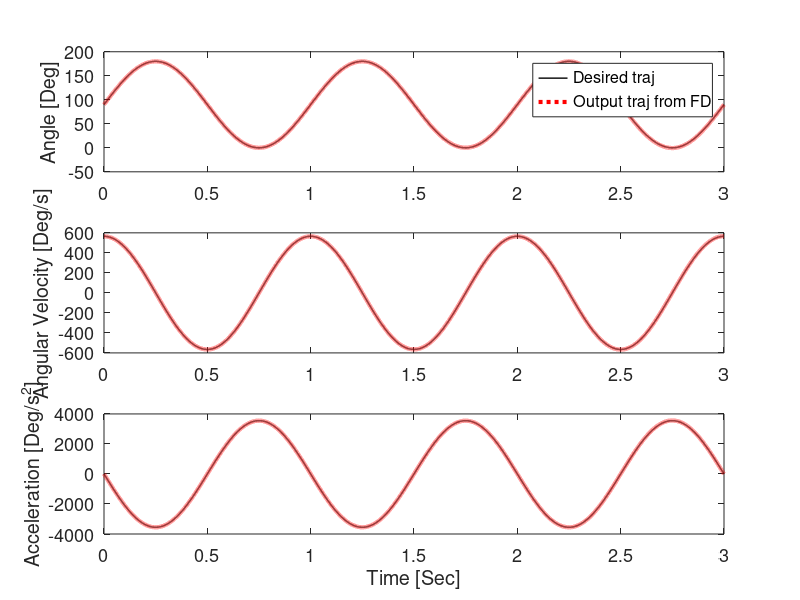
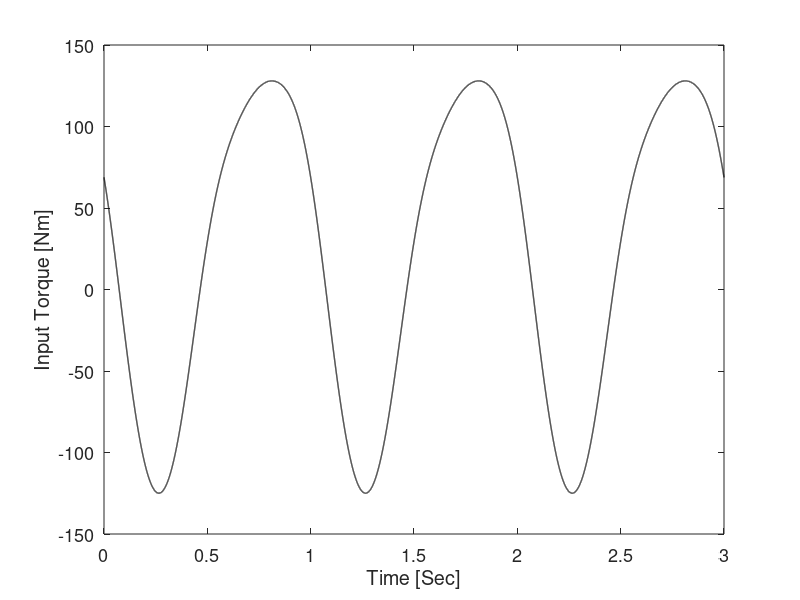
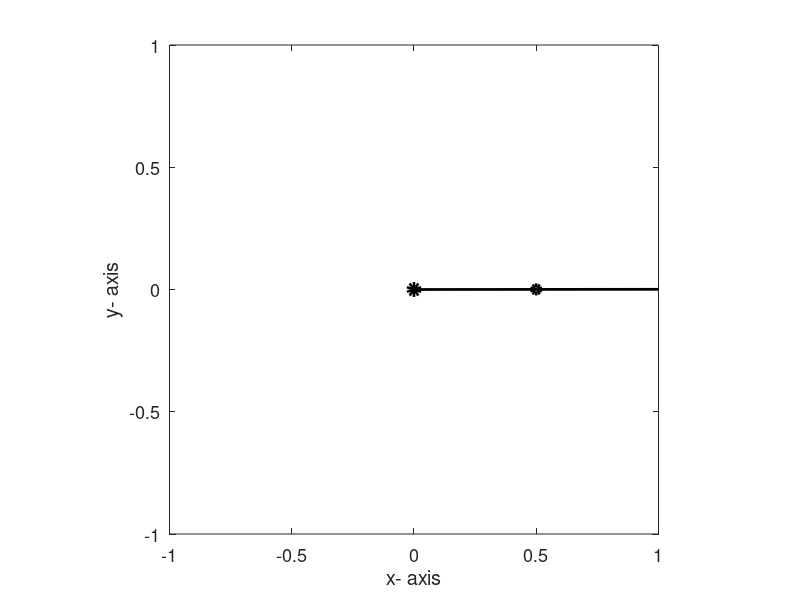

These figures' MATLAB source, in order:
% This code is programmed by Sung Yul Shin (syshin0228@utexas.edu) for Robotics Modeling and Control course by Dr. James Sulzer from University of Texas at Austin 
clc
clear all
close all

% Simulate Dynamics of a Single-Link Manipulator 
% Get desired torque using given desired motion with Inverse Dynamics 
% then simulate Forward dynamics with desired torque input

% Angle coversion
deg2rad = pi/180;
rad2deg = 180/pi;

% Sampling rate info
Hz = 10000;
dt = 1/Hz;

m = 10;             % Mass
Jm = 1;             % Inertia of motor
Jl = 1;             % Inertia of load
Bm = 1;             % Motor Damping
Bl = 1;             % Load Damping
r = 1;              % Gear ratio
J = r^2*Jm + Jl;    % Inertia of motor and link using th_m = r*th_l
g = 9.81;           % Gravity acceleration
B = r*Bm + Bl;      % Motor + Load damping 
Lc = 0.5;           % Length to CoM from origin
L = 1;              % Link length

% Simulation time
t0 = 0.0;               % Initial time
tf = 3;                 % Final time
time = [t0:1:tf*Hz]*dt; % Time

% Paramters for desired motion
A1 = pi/2;
w1 = 2*pi;
offset1 = pi/2;

% Desired joint trajectory 
th_d = A1*sin(w1*time)+offset1;
dth_d = A1*w1*cos(w1*time);
ddth_d = -A1*w1^2*sin(w1*time);

figure(1)
set(gcf,'position',[0 10 600 700])
subplot(3,1,1)
h1 = plot(time, th_d*rad2deg,'k','linewidth',1);
hold on
ylabel('Angle [Deg]')
set(gca,'fontsize',13)
subplot(3,1,2)
plot(time, dth_d*rad2deg,'k','linewidth',1)
hold on
ylabel('Angular Velocity [Deg/s]')
set(gca,'fontsize',13)
subplot(3,1,3)
plot(time, ddth_d*rad2deg,'k','linewidth',1)
hold on
ylabel('Acceleration [Deg/s^2]')
xlabel('Time [Sec]')
set(gca,'fontsize',13)

% Inverse Dynamics 
for i = 1:1:length(time)
    t = time(i);
      
    q = th_d(i);
    dq = dth_d(i);
    ddq = ddth_d(i);
    
    u = B*dq + J*ddq + Lc*g*m*sin(q);   % Inverse Dynamics
    u_out(i) = u;                       % Desired torque
    
end

figure(2)
plot(time, u_out,'k','linewidth',1)
hold on
ylabel('Input Torque [Nm]')
xlabel('Time [Sec]')
set(gca,'fontsize',13)

% Forward Dynamics Simulation
% Initialization
th = th_d(1);
dth = dth_d(1);
ddth = ddth_d(1);
for i = 1:1:length(time)
    t = time(i);
    
    u = u_out(i);                               % Desired input torque
    ddth = (1/J)*(u -B*dth -m*g*Lc*sin(th));    % Dynamic equations of motion
    
    % Numerical integration
    dth = dth + ddth*dt;
    th = th + dth*dt;

    ddth_out(i) = ddth;
    dth_out(i) = dth;
    th_out(i) = th;
    
end

figure(1)
set(gcf,'position',[0 10 600 700])
subplot(3,1,1)
h2 = plot(time, th_out*rad2deg,'r:','linewidth',3);
ylabel('Angle [Deg]')
legend([h1,h2],'Desired traj','Output traj from FD')
set(gca,'fontsize',13)
subplot(3,1,2)
plot(time, dth_out*rad2deg,'r:','linewidth',3)
ylabel('Angular Velocity [Deg/s]')
set(gca,'fontsize',13)
subplot(3,1,3)
plot(time, ddth_out*rad2deg,'r:','linewidth',3)
ylabel('Acceleration [Deg/s^2]')
xlabel('Time [Sec]')
set(gca,'fontsize',13)

% Visualize Simulation
step = 100;
origin = [0 0]';
for i = 1:step:length(time)
    
    Px = L*sin(th_out(i));
    Py = -L*cos(th_out(i));
    Px_com = Lc*sin(th_out(i));
    Py_com = -Lc*cos(th_out(i));
    
    figure(100)    
    plot(Px_com,Py_com,'ok','linewidth',3)
    hold on
    line([origin(1) Px],[origin(2) Py], 'color', 'k', 'linewidth', 2)
    plot(origin(1),origin(2),'ok','linewidth',5)
    axis equal
    axis([-1 1 -1 1])
    xlabel('x- axis')
    ylabel('y- axis')
    set(gca,'fontsize',13)
    pause(0.001)
    hold off
end

